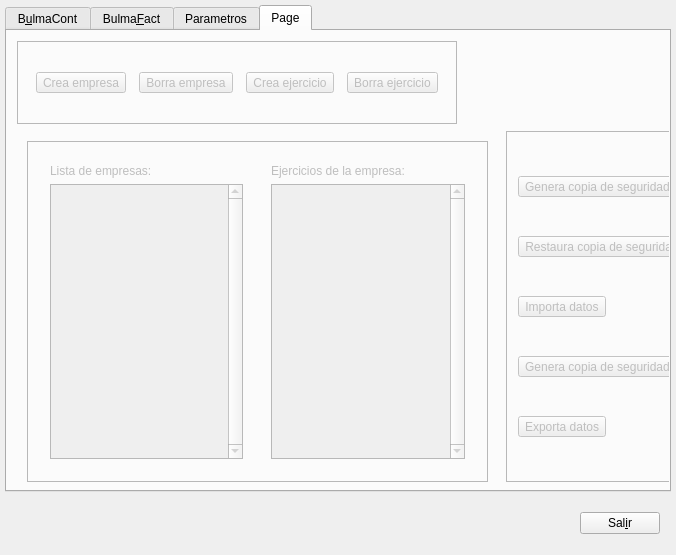
<ui version="4.0" >
 <class>UIconfiguracion</class>
 <widget class="QDialog" name="UIconfiguracion" >
  <property name="geometry" >
   <rect>
    <x>0</x>
    <y>0</y>
    <width>676</width>
    <height>555</height>
   </rect>
  </property>
  <property name="windowTitle" >
   <string>Configuracion</string>
  </property>
  <layout class="QVBoxLayout" >
   <property name="spacing" >
    <number>5</number>
   </property>
   <property name="margin" >
    <number>5</number>
   </property>
   <item>
    <widget class="QTabWidget" name="m_tab" >
     <property name="enabled" >
      <bool>true</bool>
     </property>
     <property name="tabShape" >
      <enum>QTabWidget::Rounded</enum>
     </property>
     <property name="currentIndex" >
      <number>3</number>
     </property>
     <widget class="QWidget" name="tab1" >
      <attribute name="title" >
       <string>B&amp;ulmaCont</string>
      </attribute>
      <layout class="QVBoxLayout" >
       <property name="spacing" >
        <number>6</number>
       </property>
       <property name="margin" >
        <number>11</number>
       </property>
       <item>
        <layout class="QHBoxLayout" >
         <property name="spacing" >
          <number>6</number>
         </property>
         <property name="margin" >
          <number>11</number>
         </property>
         <item>
          <widget class="QLineEdit" name="lineEditA_1" >
           <property name="enabled" >
            <bool>false</bool>
           </property>
           <property name="toolTip" >
            <string>Nombre de la empresa</string>
           </property>
           <property name="text" >
            <string>Nom Empresa</string>
           </property>
           <property name="readOnly" >
            <bool>true</bool>
           </property>
          </widget>
         </item>
         <item>
          <spacer>
           <property name="orientation" >
            <enum>Qt::Horizontal</enum>
           </property>
           <property name="sizeType" >
            <enum>QSizePolicy::Expanding</enum>
           </property>
           <property name="sizeHint" stdset="0" >
            <size>
             <width>211</width>
             <height>21</height>
            </size>
           </property>
          </spacer>
         </item>
        </layout>
       </item>
       <item>
        <layout class="QHBoxLayout" >
         <property name="spacing" >
          <number>6</number>
         </property>
         <property name="margin" >
          <number>11</number>
         </property>
         <item>
          <widget class="QPushButton" name="m_backup" >
           <property name="toolTip" >
            <string>Guarda una copia de seguridad de una empresa</string>
           </property>
           <property name="text" >
            <string>Hacer copia &amp;de Seguridad
 (BACKUP)</string>
           </property>
          </widget>
         </item>
         <item>
          <widget class="QPushButton" name="mui_restaurarc" >
           <property name="toolTip" >
            <string>Restaura la copia de seguridad de una empresa</string>
           </property>
           <property name="text" >
            <string>Res&amp;taurar copia
 (RESTORE)</string>
           </property>
          </widget>
         </item>
        </layout>
       </item>
       <item>
        <layout class="QHBoxLayout" >
         <property name="spacing" >
          <number>6</number>
         </property>
         <property name="margin" >
          <number>11</number>
         </property>
         <item>
          <widget class="QPushButton" name="pushButtonA_1" >
           <property name="toolTip" >
            <string>Crea una empresa nueva sin datos</string>
           </property>
           <property name="text" >
            <string>&amp;Crear Nueva Empresa</string>
           </property>
          </widget>
         </item>
         <item>
          <widget class="QPushButton" name="mui_borrarempresabc" >
           <property name="toolTip" >
            <string>Borra por completo una empresa</string>
           </property>
           <property name="text" >
            <string>&amp;Borrar Empresa</string>
           </property>
          </widget>
         </item>
        </layout>
       </item>
       <item>
        <widget class="QPushButton" name="pushButton32" >
         <property name="enabled" >
          <bool>true</bool>
         </property>
         <property name="text" >
          <string>&amp;Importar / Exportar Datos</string>
         </property>
         <property name="shortcut" >
          <string>Alt+I</string>
         </property>
        </widget>
       </item>
       <item>
        <spacer>
         <property name="orientation" >
          <enum>Qt::Vertical</enum>
         </property>
         <property name="sizeType" >
          <enum>QSizePolicy::Expanding</enum>
         </property>
         <property name="sizeHint" stdset="0" >
          <size>
           <width>21</width>
           <height>20</height>
          </size>
         </property>
        </spacer>
       </item>
      </layout>
     </widget>
     <widget class="QWidget" name="tab2" >
      <attribute name="title" >
       <string>Bulma&amp;Fact</string>
      </attribute>
      <layout class="QVBoxLayout" >
       <property name="spacing" >
        <number>6</number>
       </property>
       <property name="margin" >
        <number>11</number>
       </property>
       <item>
        <layout class="QHBoxLayout" >
         <property name="spacing" >
          <number>6</number>
         </property>
         <property name="margin" >
          <number>11</number>
         </property>
         <item>
          <widget class="QLineEdit" name="lineEditA_1_2" >
           <property name="enabled" >
            <bool>false</bool>
           </property>
           <property name="toolTip" >
            <string>Nombre de la empresa</string>
           </property>
           <property name="text" >
            <string>Nom Empresa</string>
           </property>
           <property name="readOnly" >
            <bool>true</bool>
           </property>
          </widget>
         </item>
         <item>
          <spacer>
           <property name="orientation" >
            <enum>Qt::Horizontal</enum>
           </property>
           <property name="sizeType" >
            <enum>QSizePolicy::Expanding</enum>
           </property>
           <property name="sizeHint" stdset="0" >
            <size>
             <width>211</width>
             <height>21</height>
            </size>
           </property>
          </spacer>
         </item>
        </layout>
       </item>
       <item>
        <layout class="QHBoxLayout" >
         <property name="spacing" >
          <number>6</number>
         </property>
         <property name="margin" >
          <number>11</number>
         </property>
         <item>
          <widget class="QPushButton" name="m_backup_2" >
           <property name="toolTip" >
            <string>Guarda una copia de seguridad de una empresa</string>
           </property>
           <property name="text" >
            <string>Copia &amp;de Seguridad
 (BACKUP)</string>
           </property>
          </widget>
         </item>
         <item>
          <widget class="QPushButton" name="mui_restaurarf" >
           <property name="toolTip" >
            <string>Restaura la copia de seguridad de una empresa</string>
           </property>
           <property name="text" >
            <string>Res&amp;taurar copia
 (RESTORE)</string>
           </property>
          </widget>
         </item>
        </layout>
       </item>
       <item>
        <layout class="QHBoxLayout" >
         <property name="spacing" >
          <number>6</number>
         </property>
         <property name="margin" >
          <number>11</number>
         </property>
         <item>
          <widget class="QPushButton" name="pushButtonA_1_2" >
           <property name="toolTip" >
            <string>Crea una empresa nueva sin datos</string>
           </property>
           <property name="text" >
            <string>Crear &amp;Nueva Empresa</string>
           </property>
          </widget>
         </item>
         <item>
          <widget class="QPushButton" name="mui_borrarempresabf" >
           <property name="toolTip" >
            <string>Borra por completo una empresa</string>
           </property>
           <property name="text" >
            <string>&amp;Borrar Empresa</string>
           </property>
          </widget>
         </item>
        </layout>
       </item>
       <item>
        <widget class="QPushButton" name="pushButton32_2" >
         <property name="enabled" >
          <bool>false</bool>
         </property>
         <property name="text" >
          <string>&amp;Importar / Exportar Datos</string>
         </property>
         <property name="shortcut" >
          <string>Alt+I</string>
         </property>
        </widget>
       </item>
       <item>
        <spacer>
         <property name="orientation" >
          <enum>Qt::Vertical</enum>
         </property>
         <property name="sizeType" >
          <enum>QSizePolicy::Expanding</enum>
         </property>
         <property name="sizeHint" stdset="0" >
          <size>
           <width>81</width>
           <height>60</height>
          </size>
         </property>
        </spacer>
       </item>
      </layout>
     </widget>
     <widget class="QWidget" name="tab3" >
      <property name="enabled" >
       <bool>false</bool>
      </property>
      <attribute name="title" >
       <string>Parametros</string>
      </attribute>
      <layout class="QVBoxLayout" >
       <property name="spacing" >
        <number>6</number>
       </property>
       <property name="margin" >
        <number>11</number>
       </property>
       <item>
        <widget class="QTableWidget" name="m_tconfiguracion" >
         <property name="selectionMode" >
          <enum>QAbstractItemView::SingleSelection</enum>
         </property>
         <property name="selectionBehavior" >
          <enum>QAbstractItemView::SelectRows</enum>
         </property>
         <property name="rowCount" >
          <number>0</number>
         </property>
         <property name="columnCount" >
          <number>0</number>
         </property>
        </widget>
       </item>
      </layout>
     </widget>
     <widget class="QWidget" name="tab4" >
      <property name="enabled" >
       <bool>false</bool>
      </property>
      <attribute name="title" >
       <string>Page</string>
      </attribute>
      <widget class="QFrame" name="frame" >
       <property name="geometry" >
        <rect>
         <x>10</x>
         <y>10</y>
         <width>440</width>
         <height>83</height>
        </rect>
       </property>
       <property name="frameShape" >
        <enum>QFrame::StyledPanel</enum>
       </property>
       <property name="frameShadow" >
        <enum>QFrame::Raised</enum>
       </property>
       <layout class="QHBoxLayout" >
        <property name="spacing" >
         <number>6</number>
        </property>
        <property name="margin" >
         <number>11</number>
        </property>
        <item>
         <widget class="QToolButton" name="toolButton" >
          <property name="text" >
           <string>Crea empresa</string>
          </property>
          <property name="icon" >
           <iconset resource="../../bulmages.qrc" >
            <normaloff>:/Images/warehouse.svg</normaloff>:/Images/warehouse.svg</iconset>
          </property>
          <property name="iconSize" >
           <size>
            <width>32</width>
            <height>32</height>
           </size>
          </property>
          <property name="toolButtonStyle" >
           <enum>Qt::ToolButtonTextUnderIcon</enum>
          </property>
         </widget>
        </item>
        <item>
         <widget class="QToolButton" name="toolButton_3" >
          <property name="text" >
           <string>Borra empresa</string>
          </property>
          <property name="icon" >
           <iconset>
            <normaloff>:/Bulmafact32x32/images/png/32x32/i_bulmages_boton_menos.32x32.png</normaloff>:/Bulmafact32x32/images/png/32x32/i_bulmages_boton_menos.32x32.png</iconset>
          </property>
          <property name="iconSize" >
           <size>
            <width>32</width>
            <height>32</height>
           </size>
          </property>
          <property name="toolButtonStyle" >
           <enum>Qt::ToolButtonTextUnderIcon</enum>
          </property>
         </widget>
        </item>
        <item>
         <widget class="QToolButton" name="toolButton_2" >
          <property name="text" >
           <string>Crea ejercicio</string>
          </property>
          <property name="icon" >
           <iconset>
            <normaloff>:/Bulmafact32x32/images/png/32x32/i_bulmages_cobros.32x32.png</normaloff>:/Bulmafact32x32/images/png/32x32/i_bulmages_cobros.32x32.png</iconset>
          </property>
          <property name="iconSize" >
           <size>
            <width>32</width>
            <height>32</height>
           </size>
          </property>
          <property name="toolButtonStyle" >
           <enum>Qt::ToolButtonTextUnderIcon</enum>
          </property>
         </widget>
        </item>
        <item>
         <widget class="QToolButton" name="toolButton_4" >
          <property name="text" >
           <string>Borra ejercicio</string>
          </property>
          <property name="icon" >
           <iconset>
            <normaloff>:/Bulmafact32x32/images/png/32x32/i_bulmages_compras_albaran.32x32.png</normaloff>:/Bulmafact32x32/images/png/32x32/i_bulmages_compras_albaran.32x32.png</iconset>
          </property>
          <property name="iconSize" >
           <size>
            <width>32</width>
            <height>32</height>
           </size>
          </property>
          <property name="toolButtonStyle" >
           <enum>Qt::ToolButtonTextUnderIcon</enum>
          </property>
         </widget>
        </item>
       </layout>
      </widget>
      <widget class="QFrame" name="frame_3" >
       <property name="geometry" >
        <rect>
         <x>499</x>
         <y>100</y>
         <width>202</width>
         <height>351</height>
        </rect>
       </property>
       <property name="frameShape" >
        <enum>QFrame::StyledPanel</enum>
       </property>
       <property name="frameShadow" >
        <enum>QFrame::Raised</enum>
       </property>
       <layout class="QVBoxLayout" >
        <property name="spacing" >
         <number>6</number>
        </property>
        <property name="margin" >
         <number>11</number>
        </property>
        <item>
         <widget class="QToolButton" name="toolButton_6" >
          <property name="sizePolicy" >
           <sizepolicy vsizetype="Fixed" hsizetype="Fixed" >
            <horstretch>0</horstretch>
            <verstretch>0</verstretch>
           </sizepolicy>
          </property>
          <property name="text" >
           <string>Genera copia de seguridad</string>
          </property>
          <property name="icon" >
           <iconset>
            <normaloff>:/Bulmafact32x32/images/png/32x32/i_bulmages_compras_albaran.32x32.png</normaloff>:/Bulmafact32x32/images/png/32x32/i_bulmages_compras_albaran.32x32.png</iconset>
          </property>
          <property name="iconSize" >
           <size>
            <width>32</width>
            <height>32</height>
           </size>
          </property>
          <property name="toolButtonStyle" >
           <enum>Qt::ToolButtonTextUnderIcon</enum>
          </property>
         </widget>
        </item>
        <item>
         <widget class="QToolButton" name="toolButton_7" >
          <property name="sizePolicy" >
           <sizepolicy vsizetype="Fixed" hsizetype="Fixed" >
            <horstretch>0</horstretch>
            <verstretch>0</verstretch>
           </sizepolicy>
          </property>
          <property name="text" >
           <string>Restaura copia de seguridad</string>
          </property>
          <property name="icon" >
           <iconset>
            <normaloff>:/Bulmafact32x32/images/png/32x32/i_bulmages_compras_albaran.32x32.png</normaloff>:/Bulmafact32x32/images/png/32x32/i_bulmages_compras_albaran.32x32.png</iconset>
          </property>
          <property name="iconSize" >
           <size>
            <width>32</width>
            <height>32</height>
           </size>
          </property>
          <property name="toolButtonStyle" >
           <enum>Qt::ToolButtonTextUnderIcon</enum>
          </property>
         </widget>
        </item>
        <item>
         <widget class="QToolButton" name="toolButton_8" >
          <property name="sizePolicy" >
           <sizepolicy vsizetype="Fixed" hsizetype="Fixed" >
            <horstretch>0</horstretch>
            <verstretch>0</verstretch>
           </sizepolicy>
          </property>
          <property name="text" >
           <string>Importa datos</string>
          </property>
          <property name="icon" >
           <iconset>
            <normaloff>:/Bulmafact32x32/images/png/32x32/i_bulmages_compras_albaran.32x32.png</normaloff>:/Bulmafact32x32/images/png/32x32/i_bulmages_compras_albaran.32x32.png</iconset>
          </property>
          <property name="iconSize" >
           <size>
            <width>32</width>
            <height>32</height>
           </size>
          </property>
          <property name="toolButtonStyle" >
           <enum>Qt::ToolButtonTextUnderIcon</enum>
          </property>
         </widget>
        </item>
        <item>
         <widget class="QToolButton" name="toolButton_5" >
          <property name="sizePolicy" >
           <sizepolicy vsizetype="Fixed" hsizetype="Fixed" >
            <horstretch>0</horstretch>
            <verstretch>0</verstretch>
           </sizepolicy>
          </property>
          <property name="text" >
           <string>Genera copia de seguridad</string>
          </property>
          <property name="icon" >
           <iconset>
            <normaloff>:/Bulmafact32x32/images/png/32x32/i_bulmages_compras_albaran.32x32.png</normaloff>:/Bulmafact32x32/images/png/32x32/i_bulmages_compras_albaran.32x32.png</iconset>
          </property>
          <property name="iconSize" >
           <size>
            <width>32</width>
            <height>32</height>
           </size>
          </property>
          <property name="toolButtonStyle" >
           <enum>Qt::ToolButtonTextUnderIcon</enum>
          </property>
         </widget>
        </item>
        <item>
         <widget class="QToolButton" name="toolButton_9" >
          <property name="sizePolicy" >
           <sizepolicy vsizetype="Fixed" hsizetype="Fixed" >
            <horstretch>0</horstretch>
            <verstretch>0</verstretch>
           </sizepolicy>
          </property>
          <property name="text" >
           <string>Exporta datos</string>
          </property>
          <property name="icon" >
           <iconset>
            <normaloff>:/Bulmafact32x32/images/png/32x32/i_bulmages_compras_albaran.32x32.png</normaloff>:/Bulmafact32x32/images/png/32x32/i_bulmages_compras_albaran.32x32.png</iconset>
          </property>
          <property name="iconSize" >
           <size>
            <width>32</width>
            <height>32</height>
           </size>
          </property>
          <property name="toolButtonStyle" >
           <enum>Qt::ToolButtonTextUnderIcon</enum>
          </property>
         </widget>
        </item>
       </layout>
      </widget>
      <widget class="QFrame" name="frame_2" >
       <property name="geometry" >
        <rect>
         <x>20</x>
         <y>110</y>
         <width>461</width>
         <height>341</height>
        </rect>
       </property>
       <property name="frameShape" >
        <enum>QFrame::StyledPanel</enum>
       </property>
       <property name="frameShadow" >
        <enum>QFrame::Raised</enum>
       </property>
       <layout class="QHBoxLayout" >
        <property name="spacing" >
         <number>6</number>
        </property>
        <property name="margin" >
         <number>11</number>
        </property>
        <item>
         <layout class="QVBoxLayout" >
          <property name="spacing" >
           <number>6</number>
          </property>
          <property name="margin" >
           <number>11</number>
          </property>
          <item>
           <widget class="QLabel" name="label" >
            <property name="text" >
             <string>Lista de empresas:</string>
            </property>
           </widget>
          </item>
          <item>
           <widget class="QListWidget" name="listWidget" >
            <property name="verticalScrollBarPolicy" >
             <enum>Qt::ScrollBarAlwaysOn</enum>
            </property>
           </widget>
          </item>
         </layout>
        </item>
        <item>
         <layout class="QVBoxLayout" >
          <property name="spacing" >
           <number>6</number>
          </property>
          <property name="margin" >
           <number>11</number>
          </property>
          <item>
           <widget class="QLabel" name="label_2" >
            <property name="text" >
             <string>Ejercicios de la empresa:</string>
            </property>
           </widget>
          </item>
          <item>
           <widget class="QListWidget" name="listWidget_2" >
            <property name="verticalScrollBarPolicy" >
             <enum>Qt::ScrollBarAlwaysOn</enum>
            </property>
           </widget>
          </item>
         </layout>
        </item>
       </layout>
      </widget>
     </widget>
    </widget>
   </item>
   <item>
    <layout class="QHBoxLayout" >
     <property name="spacing" >
      <number>6</number>
     </property>
     <property name="margin" >
      <number>11</number>
     </property>
     <item>
      <spacer>
       <property name="orientation" >
        <enum>Qt::Horizontal</enum>
       </property>
       <property name="sizeType" >
        <enum>QSizePolicy::Expanding</enum>
       </property>
       <property name="sizeHint" stdset="0" >
        <size>
         <width>431</width>
         <height>31</height>
        </size>
       </property>
      </spacer>
     </item>
     <item>
      <widget class="QPushButton" name="pushButtonF_X" >
       <property name="text" >
        <string>Sal&amp;ir</string>
       </property>
      </widget>
     </item>
    </layout>
   </item>
  </layout>
 </widget>
 <layoutdefault spacing="6" margin="11" />
 <tabstops>
  <tabstop>pushButtonA_1</tabstop>
  <tabstop>mui_borrarempresabc</tabstop>
  <tabstop>m_backup</tabstop>
  <tabstop>mui_restaurarc</tabstop>
  <tabstop>m_tab</tabstop>
  <tabstop>pushButtonF_X</tabstop>
  <tabstop>lineEditA_1</tabstop>
 </tabstops>
 <resources>
  <include location="../../bulmages.qrc" />
  <include location="../../../bulmages.qrc" />
 </resources>
 <connections/>
</ui>
